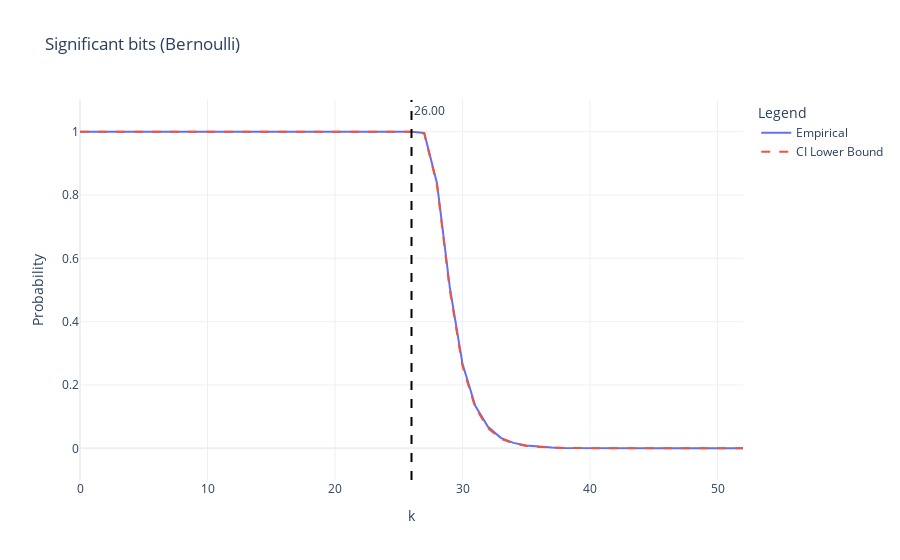

This figure's notebook cell:
### Markdown cell above
### Significant Bits

### Code cell
do_bernoulli_analysis(kth_significant, Z.size, alpha, "Significant")

### Figure 1 — Plotly figure (JSON) as saved in the notebook; plotly's stock layout.template omitted (floating-point values rounded to 4 significant figures)
{"data": [{"mode": "lines", "name": "Empirical", "type": "scatter", "x": [0, 1, 2, 3, 4, 5, 6, 7, 8, 9, 10, 11, 12, 13, 14, 15, 16, 17, 18, 19, 20, 21, 22, 23, 24, 25, 26, 27, 28, 29, 30, 31, 32, 33, 34, 35, 36, 37, 38, 39, 40, 41, 42, 43, 44, 45, 46, 47, 48, 49, 50, 51, 52], "y": [1.0, 1.0, 1.0, 1.0, 1.0, 1.0, 1.0, 1.0, 1.0, 1.0, 1.0, 1.0, 1.0, 1.0, 1.0, 1.0, 1.0, 1.0, 1.0, 1.0, 1.0, 1.0, 1.0, 1.0, 1.0, 1.0, 1.0, 0.9957, 0.8375, 0.5097, 0.267, 0.1343, 0.0679, 0.033, 0.0172, 0.0089, 0.0051, 0.0025, 0.0012, 0.0008, 0.0002, 0.0, 0.0, 0.0, 0.0, 0.0, 0.0, 0.0, 0.0, 0.0, 0.0, 0.0, 0.0]}, {"line": {"dash": "dash"}, "mode": "lines", "name": "CI Lower Bound", "type": "scatter", "x": [0, 1, 2, 3, 4, 5, 6, 7, 8, 9, 10, 11, 12, 13, 14, 15, 16, 17, 18, 19, 20, 21, 22, 23, 24, 25, 26, 27, 28, 29, 30, 31, 32, 33, 34, 35, 36, 37, 38, 39, 40, 41, 42, 43, 44, 45, 46, 47, 48, 49, 50, 51, 52], "y": [0.9997, 0.9997, 0.9997, 0.9997, 0.9997, 0.9997, 0.9997, 0.9997, 0.9997, 0.9997, 0.9997, 0.9997, 0.9997, 0.9997, 0.9997, 0.9997, 0.9997, 0.9997, 0.9997, 0.9997, 0.9997, 0.9997, 0.9997, 0.9997, 0.9997, 0.9997, 0.9997, 0.9944, 0.8313, 0.5015, 0.2598, 0.1288, 0.06393, 0.03024, 0.01524, 0.007535, 0.004104, 0.001846, 0.0007847, 0.0004799, 7.107e-05, -3.258e-05, -3.258e-05, -3.258e-05, -3.258e-05, -3.258e-05, -3.258e-05, -3.258e-05, -3.258e-05, -3.258e-05, -3.258e-05, -3.258e-05, -3.258e-05]}], "layout": {"annotations": [{"showarrow": false, "text": "26.00", "x": 26, "xanchor": "left", "xref": "x", "y": 1, "yanchor": "top", "yref": "y domain"}], "legend": {"title": {"text": "Legend"}}, "shapes": [{"line": {"color": "black", "dash": "dash", "width": 2}, "name": "kth bit", "type": "line", "x0": 26, "x1": 26, "xref": "x", "y0": 0, "y1": 1, "yref": "y domain"}], "title": {"text": "Significant bits (Bernoulli)"}, "xaxis": {"title": {"text": "k"}}, "yaxis": {"range": [-0.1, 1.1], "title": {"text": "Probability"}}}}
